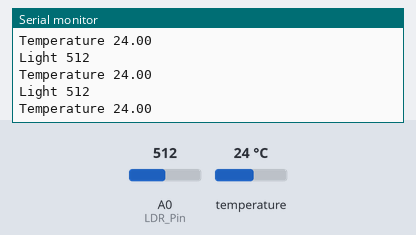
This sketch was run on a simulated Arduino Uno, built with avr-gcc and run on an emulated ATmega328P. Shown: the last lines printed to the serial monitor. Inputs (shaded band) come from the test bench; at power-on: temperature 24 °C, A0 (LDR_Pin) = 512.

Above: at 2.3 s.
2.4 s: temperature set to 12 °C
At 2.4 s:
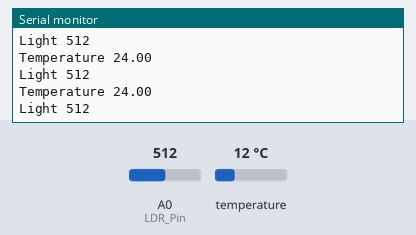
3.9 s: A0 (LDR_Pin) set to 716
At 4.5 s:
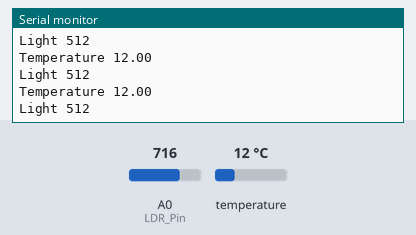
5.4 s: temperature set to 19 °C
At 5.9 s:
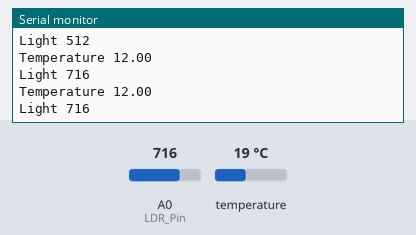
6.9 s: A0 (LDR_Pin) set to 900
At 7.5 s:
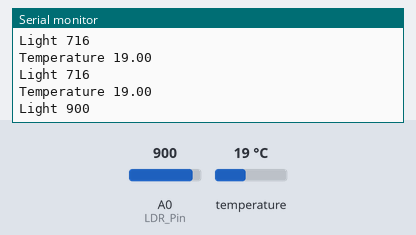
Timing chart, 0 to 9.4 s (numbered marks = the images above; inputs shaded):
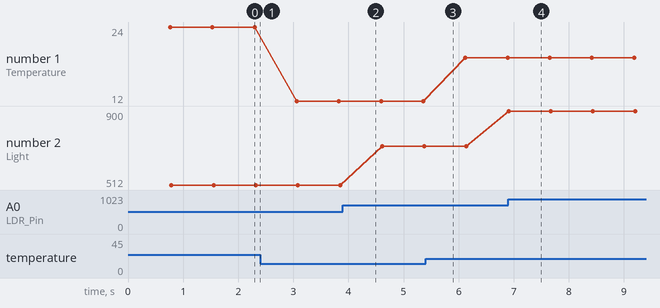

Measured:
- after the input at 6.9 s, the serial monitor: prints a new line at once (image 4)
- plotted number 1: 24 → 12 after the input at 2.4 s, 12 → 19 after the input at 5.4 s
- plotted number 2: 512 → 716 after the input at 3.9 s, 716 → 900 after the input at 6.9 s

The sketch:

SimpleTemperature_Light.ino
```cpp
#include <OneWire.h>
#include <DallasTemperature.h>

// Data wire is plugged into port 2 on the Arduino
#define ONE_WIRE_BUS 2

// Setup a oneWire instance to communicate with any OneWire devices (not just Maxim/Dallas temperature ICs)
OneWire oneWire(ONE_WIRE_BUS);

// Pass our oneWire reference to Dallas Temperature.
DallasTemperature sensors(&oneWire);


// photo
int LDR_Pin = A0; //analog pin 0

void setup(void)
{
  // start serial port
  Serial.begin(9600);

  // Start up the library
  sensors.begin();
}

void loop(void)
{
  // call sensors.requestTemperatures() to issue a global temperature
  // request to all devices on the bus
  sensors.requestTemperatures(); // Send the command to get temperatures
  Serial.print("Temperature ");
  Serial.println(sensors.getTempCByIndex(0));

  //photo
  int LDRReading = analogRead(LDR_Pin);
  Serial.print("Light ");
  Serial.println(LDRReading);
}
```
